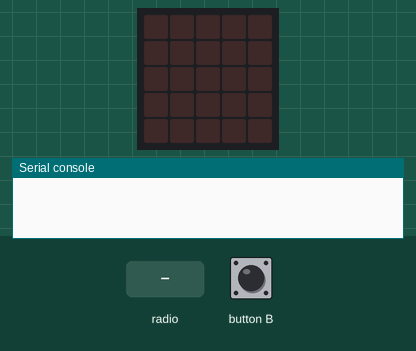
This program was run on a simulated BBC micro:bit (MakeCode). Shown: the board's 5×5 LED display, the last lines printed to the serial console. The test bench sets the inputs (shaded band). Random numbers come from a fixed seed; no radio messages arrive unless stated (any console line starting 'radio sent:' is added by the test bench).

Above: at 1.2 s.
1.3 s: button B pressed for 0.15 s
At 2.4 s:
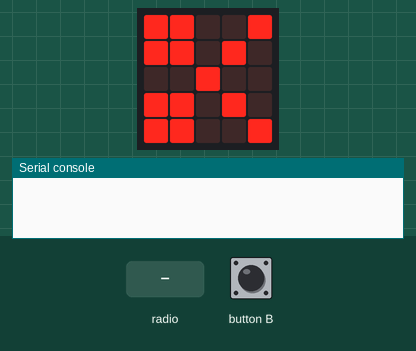
2.9 s: button B pressed for 0.15 s
At 4.4 s:
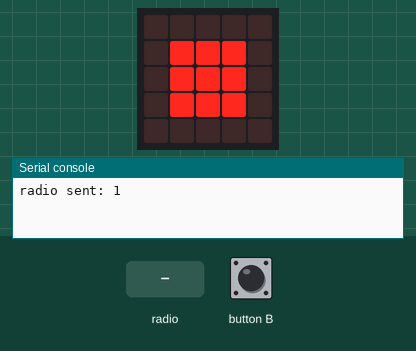
5.5 s: radio message "1" arrives
At 6.1 s:
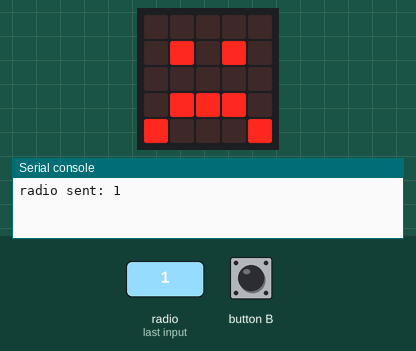
7.0 s: radio message "2" arrives
At 7.3 s:
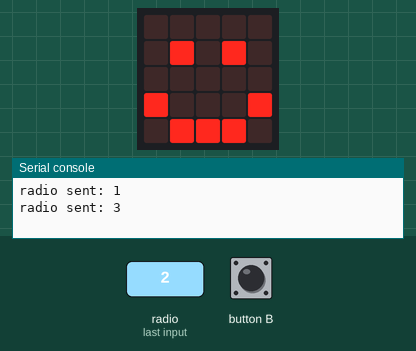
8.5 s: button B pressed 2 times (0.12 s each, 0.3 s apart)
At 11.9 s:
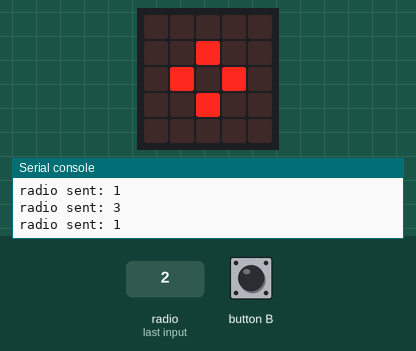
12.1 s: radio message "2" arrives
At 13.5 s:
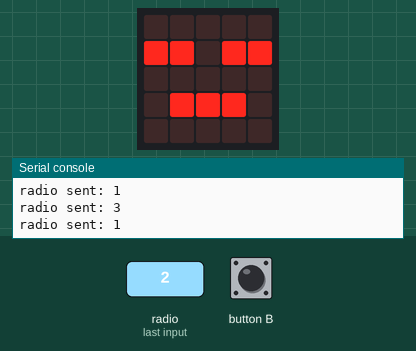
Timing chart, 0 to 14.6 s (numbered marks = the images above; inputs shaded):
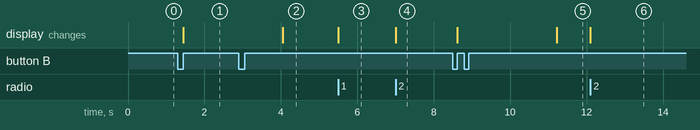

Measured:
- after the input at 1.3 s, the display: changes after 0.15 s (image 1)
- after the input at 2.9 s, the display: changes after 1.2 s (image 2)
- after the input at 5.5 s, the display: changes at once (image 3)
- after the input at 7.0 s, the display: changes at once (image 4)
- after the input at 8.5 s, the display: first changes after 0.12 s (image 5 shows a later state)
- after the input at 12.1 s, the display: changes at once (image 6)

The program:

main.ts
```typescript
radio.onReceivedNumber(function (receivedNumber) {
    if (Werkzeug == 1) {
        if (receivedNumber == 1) {
            basic.showIcon(IconNames.Asleep)
        } else if (receivedNumber == 2) {
            basic.showIcon(IconNames.Sad)
        } else {
            basic.showIcon(IconNames.Happy)
        }
    } else if (Werkzeug == 2) {
        if (receivedNumber == 1) {
            basic.showIcon(IconNames.Happy)
        } else if (receivedNumber == 2) {
            basic.showIcon(IconNames.Asleep)
        } else {
            basic.showIcon(IconNames.Sad)
        }
    } else if (Werkzeug == 3) {
        if (receivedNumber == 1) {
            basic.showIcon(IconNames.Sad)
        } else if (receivedNumber == 2) {
            basic.showIcon(IconNames.Happy)
        } else {
            basic.showIcon(IconNames.Asleep)
        }
    }
})
input.onButtonPressed(Button.B, function () {
    Werkzeug = randint(1, 3)
    if (Werkzeug == 1) {
        basic.showIcon(IconNames.Scissors)
    } else if (Werkzeug == 2) {
        basic.showIcon(IconNames.SmallDiamond)
    } else {
        basic.showLeds(`
            . . . . .
            . # # # .
            . # # # .
            . # # # .
            . . . . .
            `)
    }
    basic.pause(2000)
    radio.sendNumber(Werkzeug)
})
// Kinder können sich eine Funkgruppe aussuchen
let Werkzeug = 0
radio.setGroup(2)
```

test.ts
```typescript
// Hier kann man Tests durchführen; diese Datei wird nicht kompiliert, wenn dieses Paket als Erweiterung verwendet wird.
```
